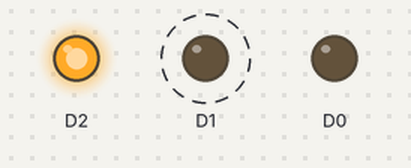
Bench run of a sketch on a simulated ESP8266 (NodeMCU). Parts: output pins drawn as LEDs (lit = HIGH). Dashed ring = blinking. WiFi joins after 1.5 s; servers stay silent unless stated.

Above: at 1.84 s.
At 2.5 s:
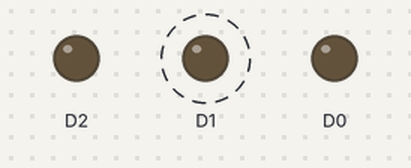
Timing chart, 0 to 4.8 s (numbered marks = the images above):
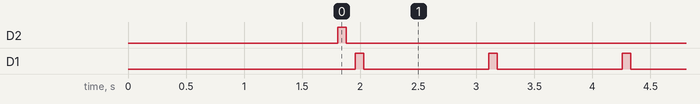

The sketch:

nodemcu.ino
```cpp
#define BLYNK_PRINT Serial
#include <ESP8266WiFi.h>
#include <BlynkSimpleEsp8266.h>

// You should get Auth Token in the Blynk App.
// Go to the Project Settings (nut icon).
char auth[] = "d7ca9e84afc84db296eacc1c8a3ed447";
char ssid[]     = "your wifi username";
char password[] = "password";

//Other way of mentioning username and password
//char ssid[] = "raman";
//char pass[] = "raman1234";
int wifiStatus;
int connectSuccess = 0, highTime = 75, lowtime = 75;

void red() {
      digitalWrite(D0, HIGH), delay(highTime), digitalWrite(D0, LOW), delay(lowtime);
}
void green() {
      digitalWrite(D1, HIGH), delay(highTime), digitalWrite(D1, LOW), delay(lowtime);
}
void blue() {
      digitalWrite(D2, HIGH), delay(highTime), digitalWrite(D2, LOW), delay(lowtime);
}

void setup()
{
  Serial.begin(9600);
  pinMode(D0, OUTPUT), pinMode(D1, OUTPUT), pinMode(D2, OUTPUT);
  WiFi.begin(ssid, password);
  Blynk.begin(auth, ssid, password);
}

void loop()
{
      Blynk.run();
      wifiStatus = WiFi.status();
      if(connectSuccess == 0){ blue();}
      if(wifiStatus == WL_CONNECTED){ green(), connectSuccess ++;}
      else if(connectSuccess != 0){ red(); }
      delay(1000);
}
```

Measured:
- by itself, D2: LOW → HIGH at 1.8 s, → LOW 0.08 s later
- by itself, D1: alternates HIGH for 0.08 s and LOW for 1.1 s
